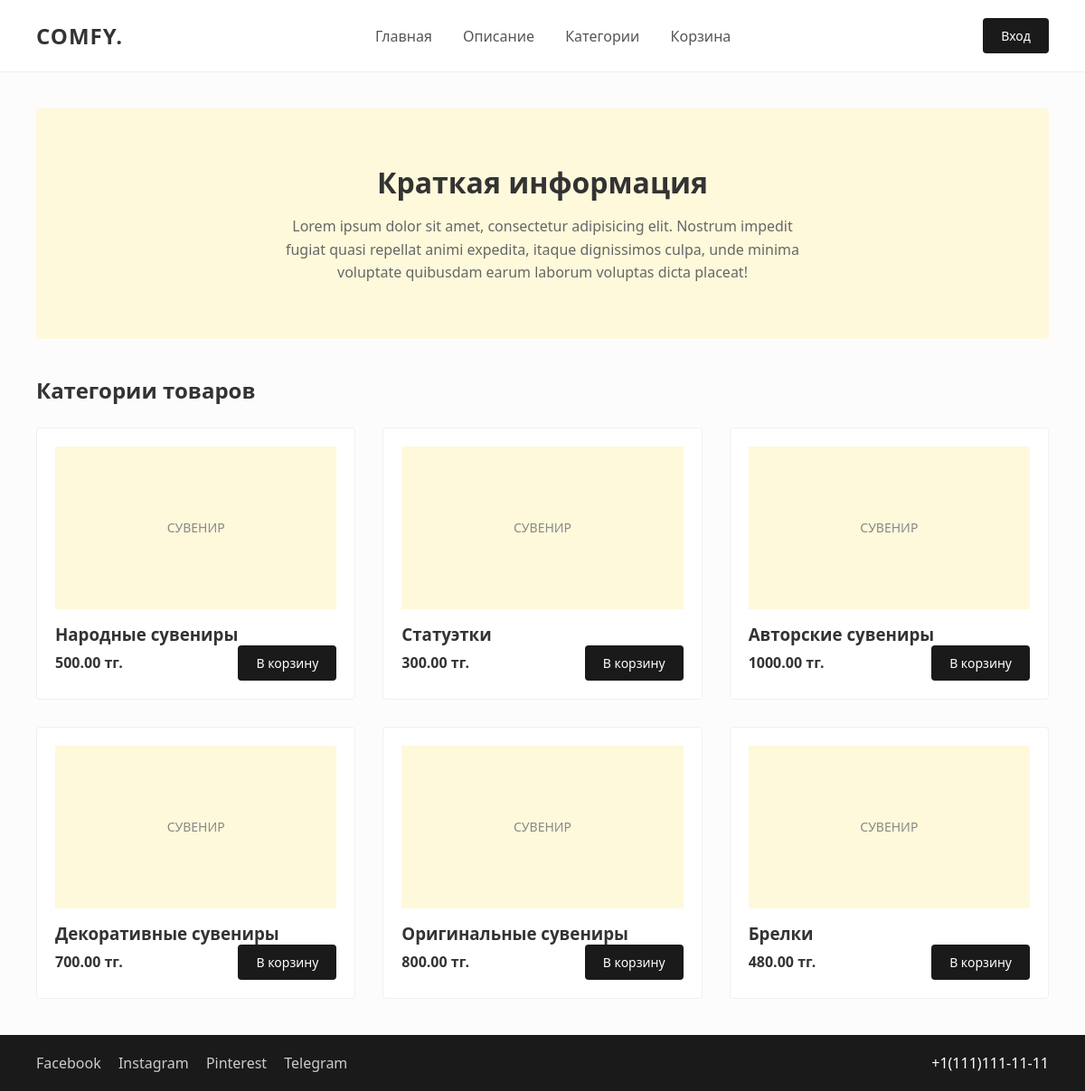
The page /adada/index.php on the database its author committed.
### tables this page shows
CREATE TABLE `products` (
  `id` int(11) NOT NULL,
  `name` varchar(255) NOT NULL,
  `category` varchar(100) NOT NULL,
  `price` decimal(10,2) NOT NULL,
  `image` varchar(255) DEFAULT 'default.jpg'
);

### adada/index.php (the view, shortened to what this page needs)
<?php
require_once 'controllers/config.php';
?>
<!DOCTYPE html>
<html lang="ru">
<head>
    <link rel="stylesheet" href="assets/styles.css">
</head>
<body>
    <header>
        <div class="logo"><a href="index.php">COMFY.</a></div>
        <nav>
            <a href="index.php">Главная</a>
            <a href="#about">Описание</a>
            <a href="product_list.php">Категории</a>
            <a href="basket.php">Корзина</a>
        </nav>
        <div class="header-right">
            <?php if(isset($_SESSION['user'])): ?>
                <a href="profile.php" class="btn-black"><?= htmlspecialchars($_SESSION['user']['email']) ?></a>
                <a href="logout.php" class="btn-black">Выйти</a>
            <?php else: ?>
                <a href="login.php" class="btn-black">Вход</a>
            <?php endif; ?>
        </div>
    </header>
    <main>
        <section id="about" class="promo-banner">
            <h1>Краткая информация</h1>
            <p>Lorem ipsum dolor sit amet, consectetur adipisicing elit. Nostrum impedit fugiat quasi repellat animi expedita, itaque dignissimos culpa, unde minima voluptate quibusdam earum laborum voluptas dicta placeat!</p>
        </section>
        <section>
            <h2 class="section-title">Категории товаров</h2>
            <div class="grid-products">
                <?php
                $stmt = $pdo->query("SELECT * FROM products LIMIT 6");
                while($product = $stmt->fetch()):
                ?>
                <div class="product-card">
                    <div class="product-image-placeholder">СУВЕНИР</div>
                    <h3><?= htmlspecialchars($product['name']) ?></h3>
                    <div class="product-info">
                        <span class="product-price"><?= $product['price'] ?> тг.</span>
                        <a href="controllers/action_add_product.php?id=<?= $product['id'] ?>" class="btn-black">В корзину</a>
                    </div>
                </div>
                <?php endwhile; ?>
            </div>
        </section>
    </main>
    <footer>
        <div class="social-links">
            <a href="#">Facebook</a> <a href="#">Instagram</a> <a href="#">Pinterest</a> <a href="#">Telegram</a>
        </div>
        <div>+1(111)111-11-11</div>
    </footer>
</body>
</html>

### adada/assets/styles.css (style rules this page uses)
* { box-sizing: border-box; margin: 0; padding: 0; font-family: 'Segoe UI', Tahoma, Geneva, Verdana, sans-serif; }
body { background-color: #fcfcfc; color: #333; display: flex; flex-direction: column; min-height: 100vh; }
header { background-color: #ffffff; display: flex; justify-content: space-between; align-items: center; padding: 20px 40px; border-bottom: 1px solid #eee; }
.logo { font-weight: bold; font-size: 24px; letter-spacing: 1px; }
.logo a { text-decoration: none; color: #333; }
nav a { margin: 0 15px; text-decoration: none; color: #555; font-size: 16px; }
.header-right { display: flex; align-items: center; gap: 15px; }
.btn-black { background-color: #1a1a1a; color: white; padding: 10px 20px; border: none; border-radius: 4px; text-decoration: none; cursor: pointer; font-size: 14px; }
main { flex: 1; padding: 40px; max-width: 1200px; margin: 0 auto; width: 100%; }
.promo-banner { background-color: #fef9db; padding: 60px 20px; text-align: center; margin-bottom: 40px; border-radius: 4px; }
.promo-banner h1 { font-size: 32px; margin-bottom: 15px; }
.promo-banner p { max-width: 600px; margin: 0 auto; color: #666; line-height: 1.6; }
.section-title { font-size: 24px; margin-bottom: 25px; text-align: left; }
.grid-products { display: grid; grid-template-columns: repeat(auto-fill, minmax(280px, 1fr)); gap: 30px; }
.product-card { background: white; border: 1px solid #f0f0f0; border-radius: 4px; padding: 20px; display: flex; flex-direction: column; }
.product-image-placeholder { background-color: #fef9db; height: 180px; margin-bottom: 15px; display: flex; align-items: center; justify-content: center; color: #888; font-size: 14px; }
.product-info { display: flex; justify-content: space-between; align-items: center; margin-top: auto; }
.product-price { font-weight: bold; }
footer { background-color: #1a1a1a; color: white; padding: 20px 40px; display: flex; justify-content: space-between; align-items: center; margin-top: auto; }
.social-links a { color: #ccc; text-decoration: none; margin-right: 15px; }

### rows shown on the page
products: name "Народные сувениры", price "500.00"
products: name "Статуэтки", price "300.00"
products: name "Авторские сувениры", price "1000.00"
products: name "Декоративные сувениры", price "700.00"
products: name "Оригинальные сувениры", price "800.00"
products: name "Брелки", price "480.00"
